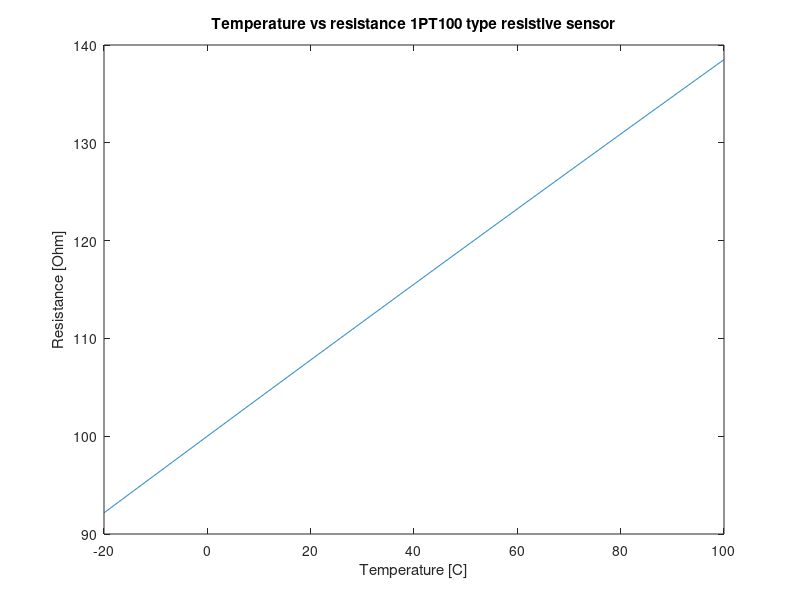

MATLAB code for this plot:
% PT_RTD computes the resistance of Platinum 100 Ohm RTD as a function of
% temperature

clear all % Clear the decks

% Standard 1PT100 parameters
A = 3.9083e-3; % [1/C]
B = -5.775e-7; % [1/C]
C = -4.183e-12;% [1/C]
R0 = 100; %[Ohm]

T = [-20:0.1:100];

Rt = zeros(size(T));
for n = 1:length(T)
    if T(n)<0
        Rt(n) = R0.*(1+A.*T(n)+B.*T(n).^2-C.*(T(n)-100).*T(n).^3);
    elseif T(n)>=0
        Rt(n) = R0.*(1+A.*T(n)+B.*T(n).^2);
    end
end

figure(1)
plot(T,Rt)
title('Temperature vs resistance 1PT100 type resistive sensor')
xlabel('Temperature [C]')
ylabel('Resistance [Ohm]')